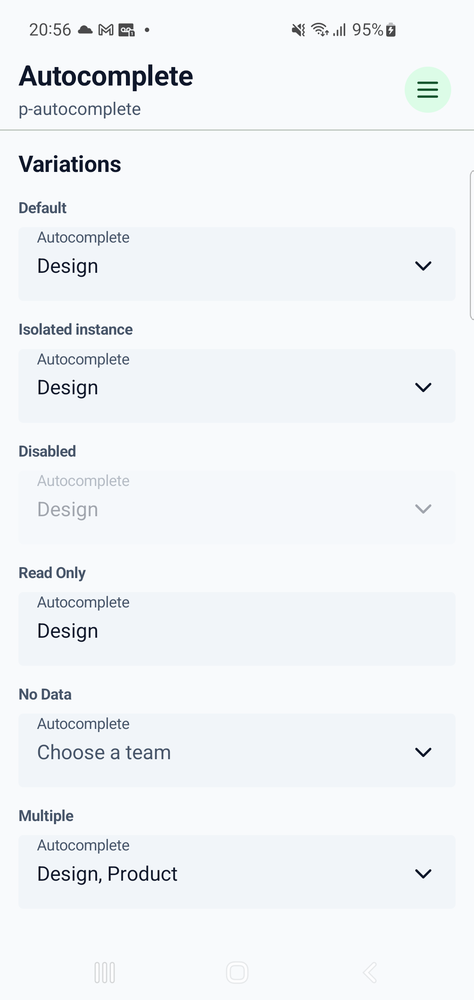
#> input picture docs/assets/android/audit/p-autocomplete/baseline.png, 474 x 1000 px, shrunk from 1080 x 2280 before the run
$ python -i geometry.py   (imports and definitions only)
#> lines starting #> are read from the running program, lines starting #| are printed output that depends on the picture
#!/usr/bin/env python3
"""Pixel geometry checks on a PAM Native layout snapshot.

Android debug builds publish the committed layout on request
(`dev.pam.nativeapp.action.CAPTURE_LAYOUT`, pam-native 1.52+): every shown
view with its engine frame in dp, its on-screen pixels, the part actually
visible and, for text, baseline, lines and ellipsis. This module captures it
and asserts what a designer checks with a loupe:

- touch targets: every enabled pressable is at least 48dp on both axes;
- system bars: no text or pressable is visible under the status bar,
  navigation bar or a cutout;
- truncation: no ellipsized or clipped text (unless allowed);
- overlap: no two pressables, or two texts, of the same surface intersect;
- pixel snapping: siblings that share an edge in dp share it in pixels;
- spacing: gaps between siblings are whole, even dp values;
- baselines: same-size texts side by side in a row share a baseline;
- centering: a pressable's single child (icon) is centred to the pixel.

    python3 tools/geometry.py --serial emulator-5554 [--package ...] [--json out.json]
"""

from __future__ import annotations

import argparse
import json
import os
import secrets
import subprocess
import sys
import time
from dataclasses import dataclass, field

MIN_TARGET_DP = 48.0
TOLERANCE_PX = 1  # integer rounding of one edge


@dataclass
class Node:
    raw: dict
    children: list["Node"] = field(default_factory=list)
    parent: "Node | None" = None

    # [5 lines left out: function __getattr__, not called in this run]

    @property
    def rect(self) -> tuple[int, int, int, int]:
        return self.raw["x"], self.raw["y"], self.raw["x"] + self.raw["w"], self.raw["y"] + self.raw["h"]

    # [248 lines left out: functions shown, name, owner, root, ancestors, capture and 4 more, not called in this run]


def painted(path: str) -> list[str]:
    """The screenshot saved beside a snapshot shows what the layout reports.
    A blank frame over a full layout means something opaque covers the app
    (the iOS light/dark switch once painted UIKit's keyboard window)."""
    image_path = os.path.splitext(path)[0] + ".png"
    if not os.path.isfile(image_path):
        return []
    try:
        from PIL import Image
    except ImportError:
        return []
    image = Image.open(image_path).convert("L")
    width, height = image.size
#> width = 474; height = 1000
    body = image.crop((0, height // 8, width, height * 9 // 10))
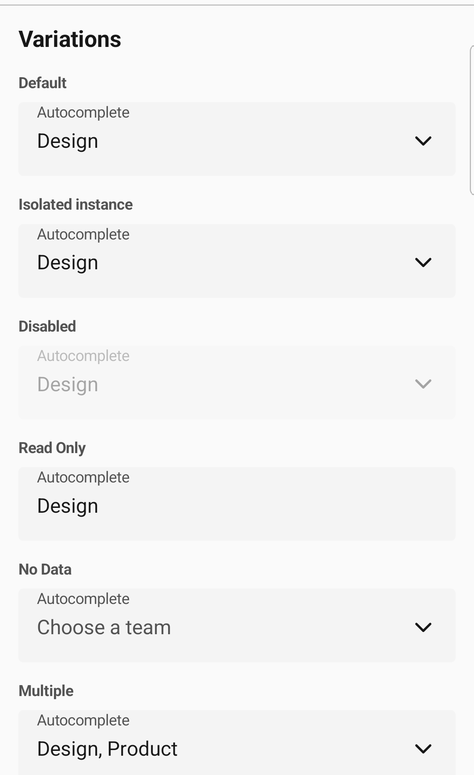
#> body: PIL image 474x775 L; min 0, max 255, mean 243.6
    histogram = body.histogram()
#> histogram = 256 values, max 165522 at index 250, min 2 at index 0, mean 1435
    share = max(histogram) / max(1, sum(histogram))
#> share = 0.451
    return [f"{os.path.basename(image_path)}: {share:.1%} of the screen is one colour"] if share > 0.995 else []


# [26 lines left out: function main, not called in this run]


# [2 lines not run here, left out]

>>> result = painted('../docs/assets/android/audit/p-autocomplete/baseline.png')
#> result = []
